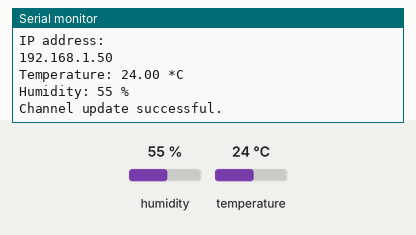
A sketch run on a simulated ESP8266 (NodeMCU). On the bench: the last lines printed to the serial monitor. The inputs (shaded band) are chosen by the test bench; at power-on: temperature 24 °C, humidity 55 %. WiFi joins after 1.5 s; servers stay silent unless stated.

Above: at 19.0 s.
19.1 s: temperature set to 41 °C
At 23.7 s:
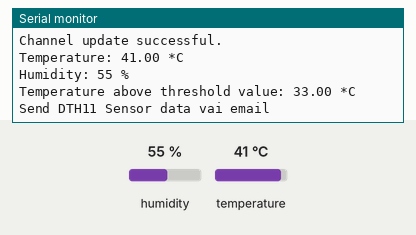
31.3 s: humidity set to 22 %
At 42.1 s:
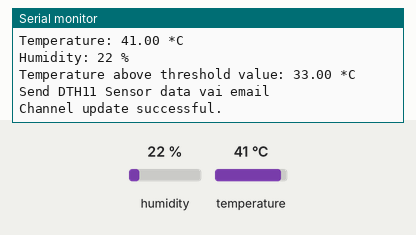

Measured:
- after the input at 19.1 s, the serial monitor: prints a new line after 3.9 s (image 1)
- after the input at 31.3 s, the serial monitor: prints a new line after 9.0 s (image 2)

The sketch:

mail_esp8266_dth_thinkspeak.ino
```cpp
#include <Arduino.h>
#if defined(ESP32)
  #include <WiFi.h>
#elif defined(ESP8266)
  #include <ESP8266WiFi.h>
#endif

#include <ESP_Mail_Client.h>
#include "DHT.h"
#include <ThingSpeak.h>

#define WIFI_SSID "esp32cam"
#define WIFI_PASSWORD "12345678"

#define SMTP_HOST "smtp.gmail.com"
#define SMTP_PORT 465

/* The sign in credentials */
#define AUTHOR_EMAIL "coldchainecs@gmail.com"
#define AUTHOR_PASSWORD "jhcyzrmskvcslyak"

/* Recipient's email*/
#define RECIPIENT_EMAIL "allisadhvik@gmail.com"

/* The SMTP Session object used for Email sending */
SMTPSession smtp;

/* Declare the message class */
SMTP_Message message;

/* Declare the session config data */
ESP_Mail_Session session;

/* Callback function to get the Email sending status */
void smtpCallback(SMTP_Status status);
void setTextMsg(void);
void sendTextMsg(void);

#define DHTPIN D4 //D2
#define DHTTYPE DHT11   // DHT 11
DHT dht(DHTPIN, DHTTYPE);

WiFiClient client;
long myChannelNumber = 1916130;
const char myWriteAPIKey[] = "8HR1WBAS6OOL4M3C";

float t;
int h;
bool trigger_send = true;
float temp_threshold_above = 33.0;
float temp_threshold_below = 31.0;
String textMsg;


void setup()
{

  Serial.begin(9600);
  Serial.println();
  Serial.print("Connecting to AP");
  WiFi.begin(WIFI_SSID, WIFI_PASSWORD);
  while (WiFi.status() != WL_CONNECTED){
    Serial.print(".");
    delay(200);
  }
  Serial.println("");
  Serial.println("WiFi connected.");
  Serial.println("IP address: ");
  Serial.println(WiFi.localIP());
  Serial.println();

  /** Enable the debug via Serial port
   * none debug or 0
   * basic debug or 1
  */
  smtp.debug(1);

  /* Set the callback function to get the sending results */
  smtp.callback(smtpCallback);

  /* Set the session config */
  session.server.host_name = SMTP_HOST;
  session.server.port = SMTP_PORT;
  session.login.email = AUTHOR_EMAIL;
  session.login.password = AUTHOR_PASSWORD;
  session.login.user_domain = "";


  /* Set the message headers */
  message.sender.name = "ESP";
  message.sender.email = AUTHOR_EMAIL;
  message.subject = "Monitoring System for Cold-Chain";
  message.addRecipient("KSN", RECIPIENT_EMAIL);

  message.text.charSet = "us-ascii";
  message.html.transfer_encoding = Content_Transfer_Encoding::enc_7bit;

  message.priority = esp_mail_smtp_priority::esp_mail_smtp_priority_low;
  message.response.notify = esp_mail_smtp_notify_success | esp_mail_smtp_notify_failure | esp_mail_smtp_notify_delay;
  delay(2000);
  /*Send HTML message
  String htmlMsg = "<div style=\"color:#2f4468;\"><h1>Hello World!</h1><p>- Sent from ESP board</p></div>";
  message.html.content = htmlMsg.c_str();
  message.html.content = htmlMsg.c_str();
  message.text.charSet = "us-ascii";
  message.html.transfer_encoding = Content_Transfer_Encoding::enc_7bit; */

  /*
  //Send raw text message
  textMsg = "Hello World! - Sent from ESP board";
  message.text.content = textMsg.c_str();
  message.text.charSet = "us-ascii";
  message.text.transfer_encoding = Content_Transfer_Encoding::enc_7bit;

  message.priority = esp_mail_smtp_priority::esp_mail_smtp_priority_low;
  message.response.notify = esp_mail_smtp_notify_success | esp_mail_smtp_notify_failure | esp_mail_smtp_notify_delay;
    */

  /* Set the custom message header */
  //message.addHeader("Message-ID: <abcde.fghij@gmail.com>");

  /* Connect to server with the session config
  if (!smtp.connect(&session))
    return;       */

  /* Start sending Email and close the session
  if (!MailClient.sendMail(&smtp, &message))
    Serial.println("Error sending Email, " + smtp.errorReason());  */
ThingSpeak.begin(client);
delay(1000);

dht.begin();
delay(1000);
}


void loop()
{
  h = dht.readHumidity();
  t = dht.readTemperature();
  delay(1000);

  // Check if any reads failed and exit early (to try again).
  if (isnan(h) || isnan(t)) {
    Serial.println(F("Failed to read from DHT sensor!"));
    return;
  }

  Serial.print("Temperature: " + (String) t); Serial.println(" *C");
  Serial.print("Humidity: " + (String) h);Serial.println(" %");

  if(t > temp_threshold_above && trigger_send == true)
  {
    textMsg = textMsg + "Temperature above threshold value: " + String(temp_threshold_above) + " *C" + "\n";
    Serial.print(textMsg);
    Serial.println("Send DTH11 Sensor data vai email");
    setTextMsg();
    sendTextMsg();
    textMsg = "";
    trigger_send == false;
    }

  if(t < temp_threshold_below && trigger_send == false)
  {
    textMsg = textMsg + "Temperature below threshold value: " + String(temp_threshold_below) + " *C" + "\n";
    Serial.print(textMsg);
    Serial.println("Send DTH11 Sensor data vai email");
    setTextMsg();
    sendTextMsg();
    textMsg = "";
    trigger_send == true;
    }


  ThingSpeak.setField(1, t);
  ThingSpeak.setField(2, h);
  int x = ThingSpeak.writeFields(myChannelNumber, myWriteAPIKey);
  if(x == 200){
    Serial.println("Channel update successful.");
  }
  else{
    Serial.println("Problem updating channel. HTTP error code " + String(x));
  }
  delay(15000);

}/***************MAIN END *********************/

void setTextMsg()
{
  textMsg = textMsg + "Temperature: " + String(t) + " *C" + "\n" + "Humidity: " + String(h) + " %";
  message.text.content = textMsg.c_str();
  }


void sendTextMsg()
{

  //message.addHeader("Message-ID:coldchainecs@gmail.com");
  /* Connect to server with the session config */
  if (!smtp.connect(&session))  return;

  /* Start sending Email and close the session */
  if (!MailClient.sendMail(&smtp, &message)) Serial.println("Error sending Email, " + smtp.errorReason());
  }


/* Callback function to get the Email sending status */
void smtpCallback(SMTP_Status status)
{
  /* Print the current status */
  Serial.println(status.info());

  /* Print the sending result */
  if (status.success()){
    Serial.println("----------------");
    ESP_MAIL_PRINTF("Message sent success: %d\n", status.completedCount());
    ESP_MAIL_PRINTF("Message sent failled: %d\n", status.failedCount());
    Serial.println("----------------\n");
    struct tm dt;

    for (size_t i = 0; i < smtp.sendingResult.size(); i++){
      /* Get the result item */
      SMTP_Result result = smtp.sendingResult.getItem(i);
      time_t ts = (time_t)result.timestamp;
      localtime_r(&ts, &dt);

      ESP_MAIL_PRINTF("Message No: %d\n", i + 1);
      ESP_MAIL_PRINTF("Status: %s\n", result.completed ? "success" : "failed");
      ESP_MAIL_PRINTF("Date/Time: %d/%d/%d %d:%d:%d\n", dt.tm_year + 1900, dt.tm_mon + 1, dt.tm_mday, dt.tm_hour, dt.tm_min, dt.tm_sec);
      ESP_MAIL_PRINTF("Recipient: %s\n", result.recipients.c_str());
      ESP_MAIL_PRINTF("Subject: %s\n", result.subject.c_str());
    }
    Serial.println("----------------\n");
  }
}
```
